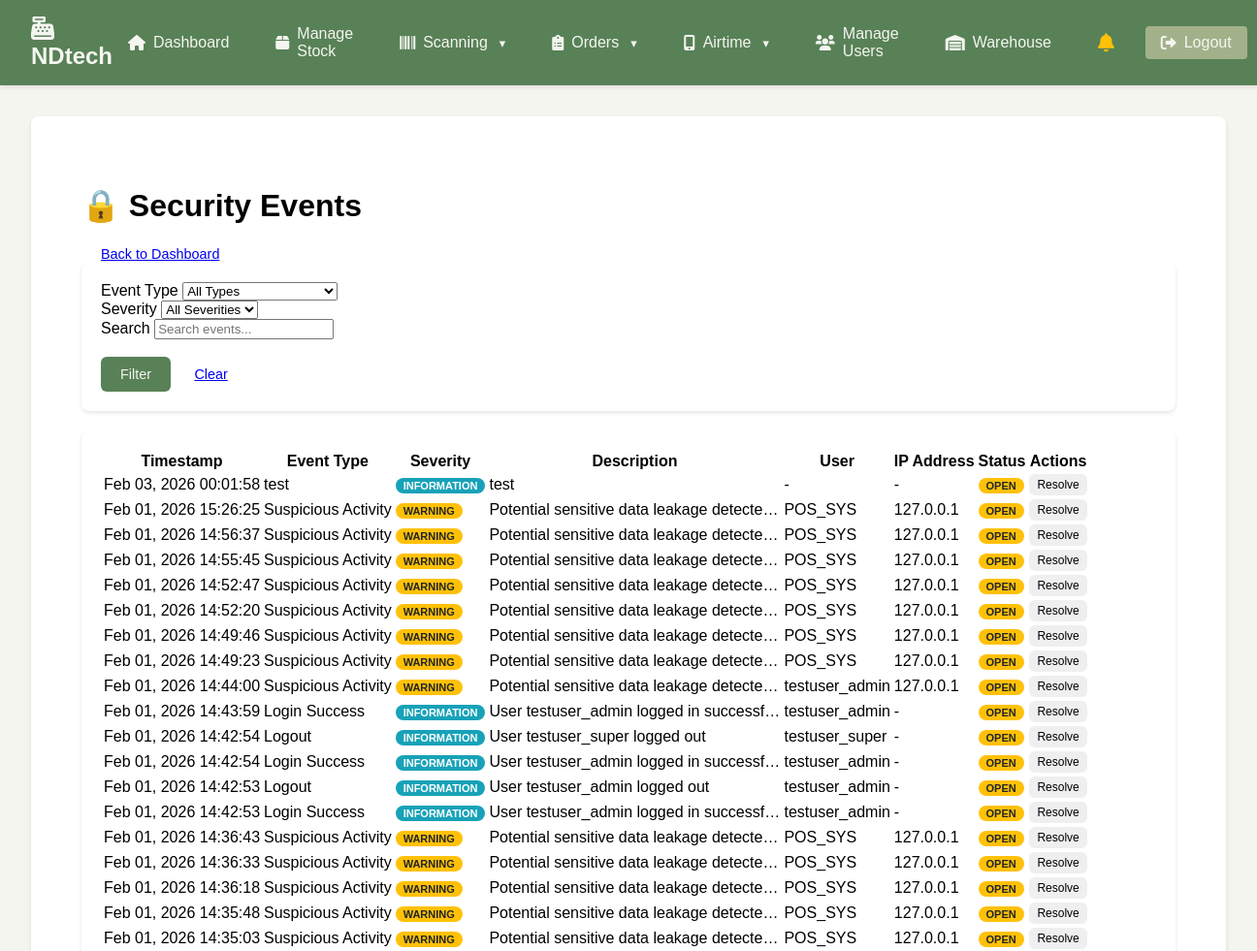
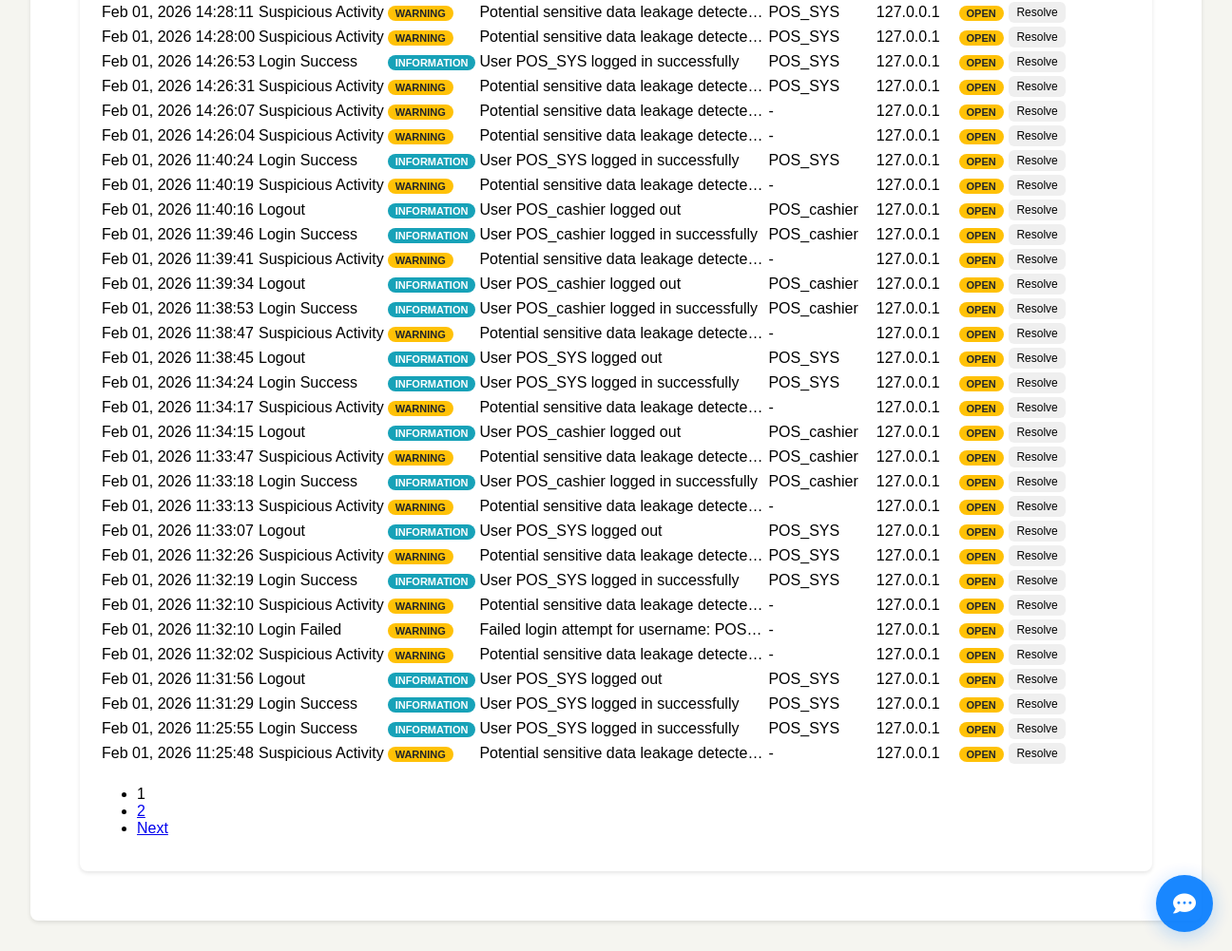
Page /audit/security-events/ (signed in) on the earlier database version (2 pictures, top to bottom).
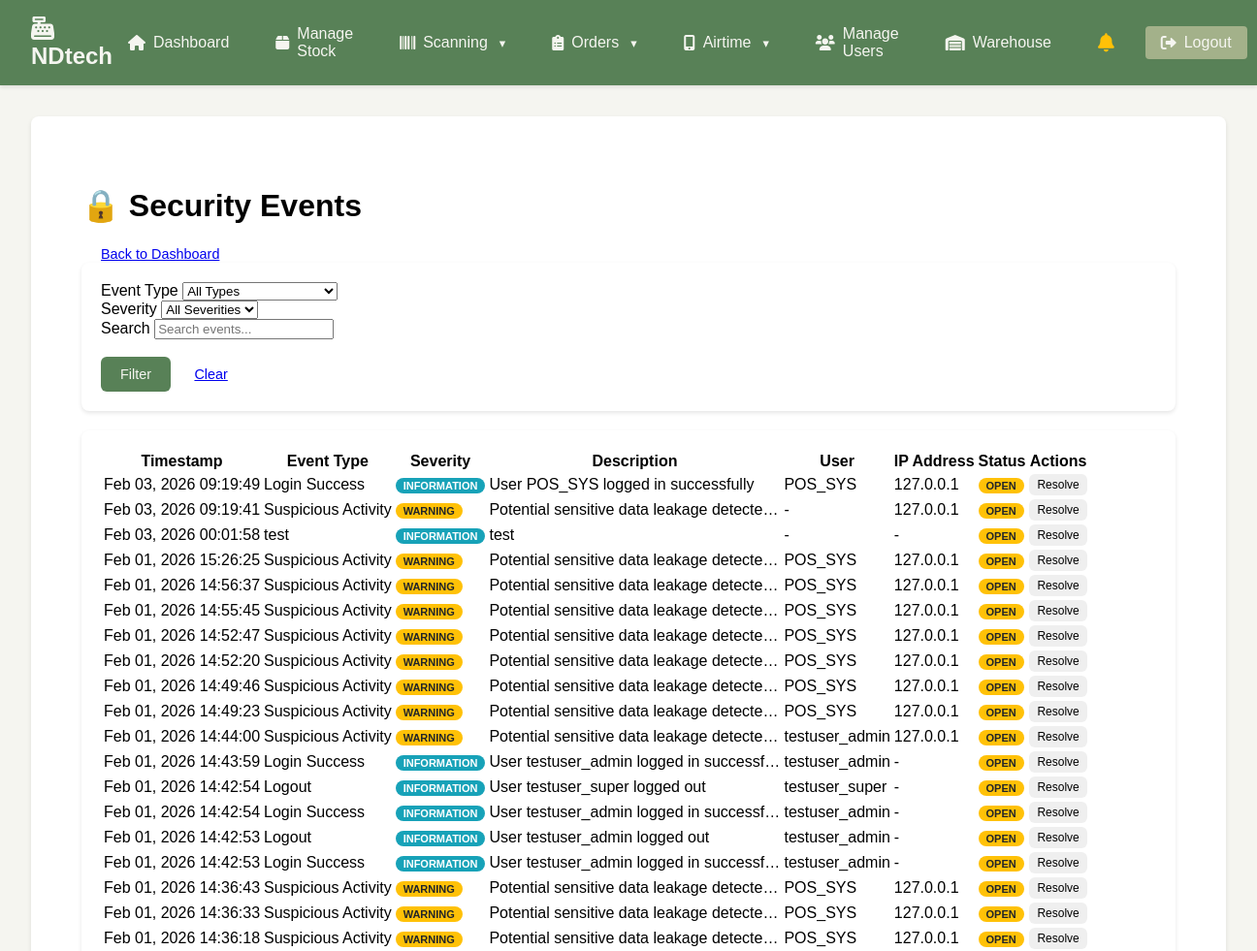
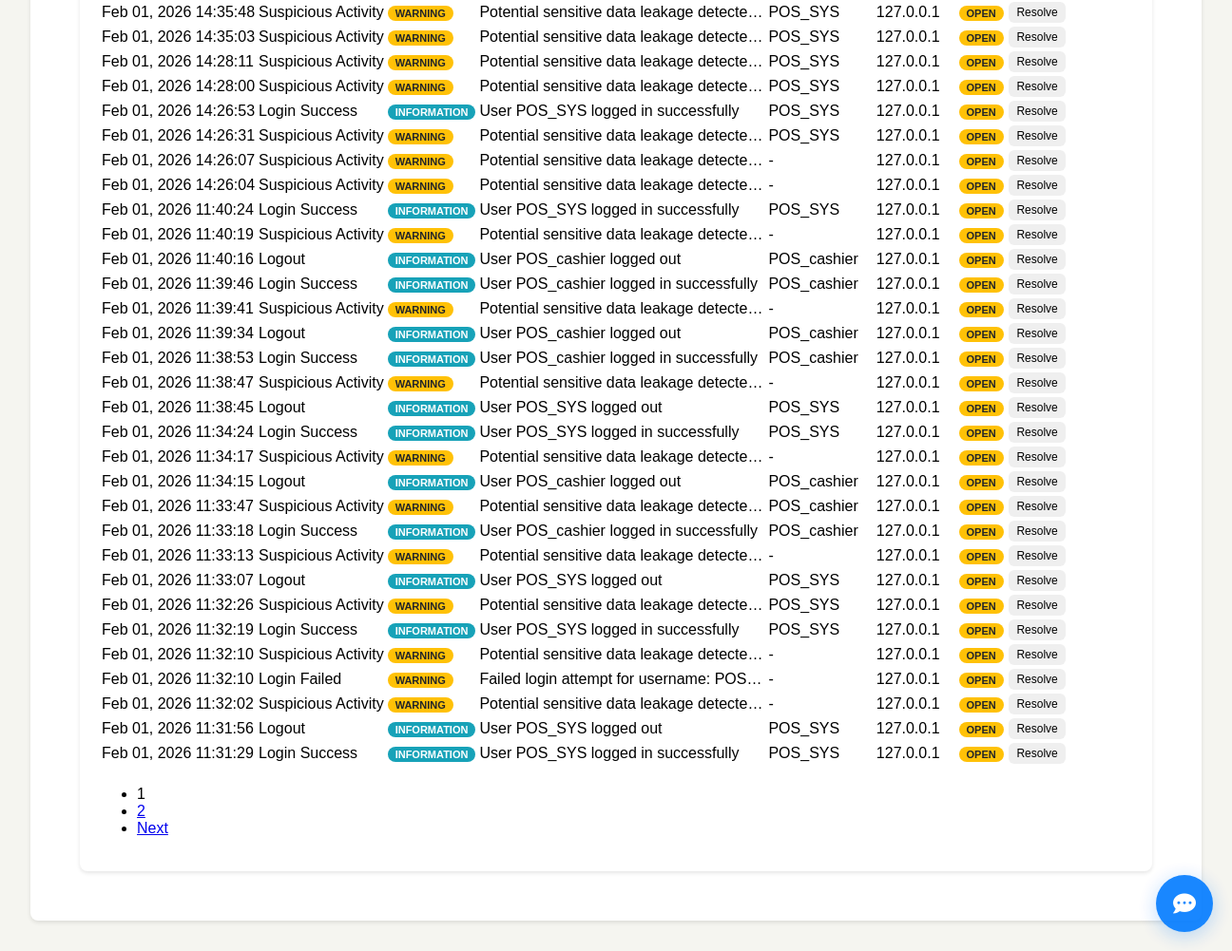
Same page on the later database version (2 pictures, top to bottom).
### nano/models.py (models this page shows, shortened)
class SecurityAuditLog(models.Model):
    EVENT_TYPES = [
        ('login_success', 'Login Success'),
        ('login_failed', 'Login Failed'),
        ('logout', 'Logout'),
        ('password_change', 'Password Change'),
        ('password_reset', 'Password Reset'),
        ('account_locked', 'Account Locked'),
        ('account_unlocked', 'Account Unlocked'),
        ('permission_change', 'Permission Change'),
        ('role_change', 'Role Change'),
        ('2fa_enabled', '2FA Enabled'),
        ('2fa_disabled', '2FA Disabled'),
        ('2fa_failed', '2FA Failed'),
        ('suspicious_activity', 'Suspicious Activity'),
        ('brute_force_detected', 'Brute Force Detected'),
        ('session_hijack', 'Session Hijack Attempt'),
    ]
    SEVERITY_LEVELS = [
        ('info', 'Information'),
        ('warning', 'Warning'),
        ('error', 'Error'),
        ('critical', 'Critical'),
    ]
    user = models.ForeignKey(User, on_delete=models.SET_NULL, null=True, blank=True, related_name='security_logs')
    event_type = models.CharField(max_length=30, choices=EVENT_TYPES)
    severity = models.CharField(max_length=10, choices=SEVERITY_LEVELS, default='info')
    description = models.TextField()
    ip_address = models.GenericIPAddressField(null=True, blank=True)
    user_agent = models.TextField(blank=True)
    username_attempted = models.CharField(max_length=150, blank=True, help_text="Username used in login attempt")
    country = models.CharField(max_length=100, blank=True)
    city = models.CharField(max_length=100, blank=True)
    session_key = models.CharField(max_length=40, blank=True)
    request_data = models.JSONField(default=dict)
    response_data = models.JSONField(default=dict)
    detection_method = models.CharField(max_length=50, blank=True, help_text="How this event was detected")
    confidence_score = models.DecimalField(max_digits=3, decimal_places=2, null=True, blank=True)
    is_resolved = models.BooleanField(default=False)
    resolved_by = models.ForeignKey(User, on_delete=models.SET_NULL, null=True, blank=True, related_name='resolved_security_logs')
    resolved_at = models.DateTimeField(null=True, blank=True)
    resolution_notes = models.TextField(blank=True)
    created_at = models.DateTimeField(auto_now_add=True)
    class Meta:
        ordering = ['-created_at']
        indexes = [
            models.Index(fields=['event_type', 'severity', 'created_at']),
            models.Index(fields=['user', 'created_at']),
            models.Index(fields=['ip_address', 'created_at']),
            models.Index(fields=['is_resolved', 'created_at']),
        ]

### nano/views_audit_dashboard.py (the view, shortened to what this page needs)
# urls.py: path('audit/security-events/', views_audit_dashboard.security_events_view, name='security_events'),
@login_required
@user_passes_test(is_admin_or_manager)
def security_events_view(request):
    page = request.GET.get('page', 1)
    event_type = request.GET.get('event_type', '')
    severity = request.GET.get('severity', '')
    search = request.GET.get('search', '')
    events = SecurityAuditLog.objects.select_related('user', 'resolved_by').order_by('-created_at')
    if event_type:
        events = events.filter(event_type=event_type)
    if severity:
        events = events.filter(severity=severity)
    paginator = Paginator(events, 50)
    events_page = paginator.get_page(page)
    context = {
        'events': events_page,
        'event_types': SecurityAuditLog.EVENT_TYPES,
        'severity_levels': SecurityAuditLog.SEVERITY_LEVELS,
        'current_filters': {
            'event_type': event_type,
            'severity': severity,
            'search': search,
        },
        'page_title': 'Security Events',
    }
    return render(request, 'nano/security_events.html', context)

### nano/authentication.py (called while the page is built)
    def get_user(self, user_id):
        try:
            user = User.objects.get(pk=user_id)
            if not user.is_active:
                return None
            try:
                user_profile = UserProfile.objects.get(user=user)
                if not user_profile.is_active:
                    return None
            except UserProfile.DoesNotExist:
                pass
            return user
        except User.DoesNotExist:
            return None

### nano/views_audit_dashboard.py (called while the page is built)
def is_admin_or_manager(user):
    if not user.is_authenticated:
        return False
    try:
        profile = user.userprofile
        return profile.role in ['admin', 'manager', 'superuser']
    except UserProfile.DoesNotExist:
        return user.is_staff or user.is_superuser

### nano/templates/nano/security_events.html (shortened to what the changed rows need)
{% extends "nano/base.html" %}
{% load static %}
{% block content %}
<div class="security-events">
    <div class="d-flex justify-content-between align-items-center mb-4">
        <h1>🔒 Security Events</h1>
    </div>
    <div class="events-table">
        {% if events %}
        <div class="table-responsive">
            <table class="table table-striped">
                <thead>
                    <tr>
                        <th>Timestamp</th>
                        <th>Event Type</th>
                        <th>Severity</th>
                        <th>Description</th>
                        <th>User</th>
                        <th>IP Address</th>
                        <th>Status</th>
                        <th>Actions</th>
                    </tr>
                </thead>
                <tbody>
                    {% for event in events %}
                    <tr>
                        <td>{{ event.created_at|date:"M d, Y H:i:s" }}</td>
                        <td>{{ event.get_event_type_display }}</td>
                        <td>
                            <span class="event-severity severity-{{ event.severity }}">
                                {{ event.get_severity_display }}
                            </span>
                        </td>
                        <td class="event-details" title="{{ event.description }}">
                            {{ event.description|truncatechars:100 }}
                        </td>
                        <td>
                            {% if event.user %}
                                {{ event.user.username }}
                            {% else %}
                                -
                            {% endif %}
                        </td>
                        <td>
                            {% if event.ip_address %}
                                {{ event.ip_address }}
                            {% else %}
                                -
                            {% endif %}
                        </td>
                        <td>
                            {% if event.is_resolved %}
                                <span class="resolved-badge">Resolved</span>
                            {% else %}
                                <span class="event-severity severity-warning">Open</span>
                            {% endif %}
                        </td>
                        <td>
                            {% if not event.is_resolved %}
                                <button class="btn btn-sm btn-success btn-resolve"
                                        data-event-id="{{ event.id }}"
                                        onclick="resolveEvent(this)">
                                    Resolve
                                </button>
                            {% else %}
                                <small class="text-muted">
                                    By {{ event.resolved_by.username }}<br>
                                    {{ event.resolved_at|date:"M d, H:i" }}
                                </small>
                            {% endif %}
                        </td>
                    </tr>
                    {% endfor %}
                </tbody>
            </table>
        </div>
        {% if events.has_other_pages %}
        <nav aria-label="Security events pagination">
            <ul class="pagination justify-content-center">
                {% for num in events.paginator.page_range %}
                    {% if events.number == num %}
                        <li class="page-item active">
                            <span class="page-link">{{ num }}</span>
                        </li>
                    {% elif num > events.number|add:"-3" and num < events.number|add:"3" %}
                        <li class="page-item">
                            <a class="page-link" href="?page={{ num }}">{{ num }}</a>
                        </li>
                    {% endif %}
                {% endfor %}
            </ul>
        </nav>
        {% endif %}
        {% else %}
        <div class="text-center py-5">
            <h5>No security events found</h5>
            <p class="text-muted">Try adjusting your filters or check back later.</p>
        </div>
        {% endif %}
    </div>
</div>
{% endblock %}

Differences in the rows shown:
no longer on this page (row unchanged): SecurityAuditLog: created_at "Feb 01, 2026 11:25:55", event_type "Login Success", severity "INFORMATION", description "User POS_SYS logged in successfully", user.username "POS_SYS", ip_address "127.0.0.1", is_resolved "OPEN"
no longer on this page (row unchanged): SecurityAuditLog: created_at "Feb 01, 2026 11:25:48", event_type "Suspicious Activity", severity "WARNING", description "Potential sensitive data leakage detecte…", ip_address "127.0.0.1", is_resolved "OPEN"
added SecurityAuditLog: created_at "Feb 03, 2026 09:19:49", event_type "Login Success", severity "INFORMATION", description "User POS_SYS logged in successfully", user.username "POS_SYS", ip_address "127.0.0.1", is_resolved "OPEN"
added SecurityAuditLog: created_at "Feb 03, 2026 09:19:41", event_type "Suspicious Activity", severity "WARNING", description "Potential sensitive data leakage detecte…", ip_address "127.0.0.1", is_resolved "OPEN"
